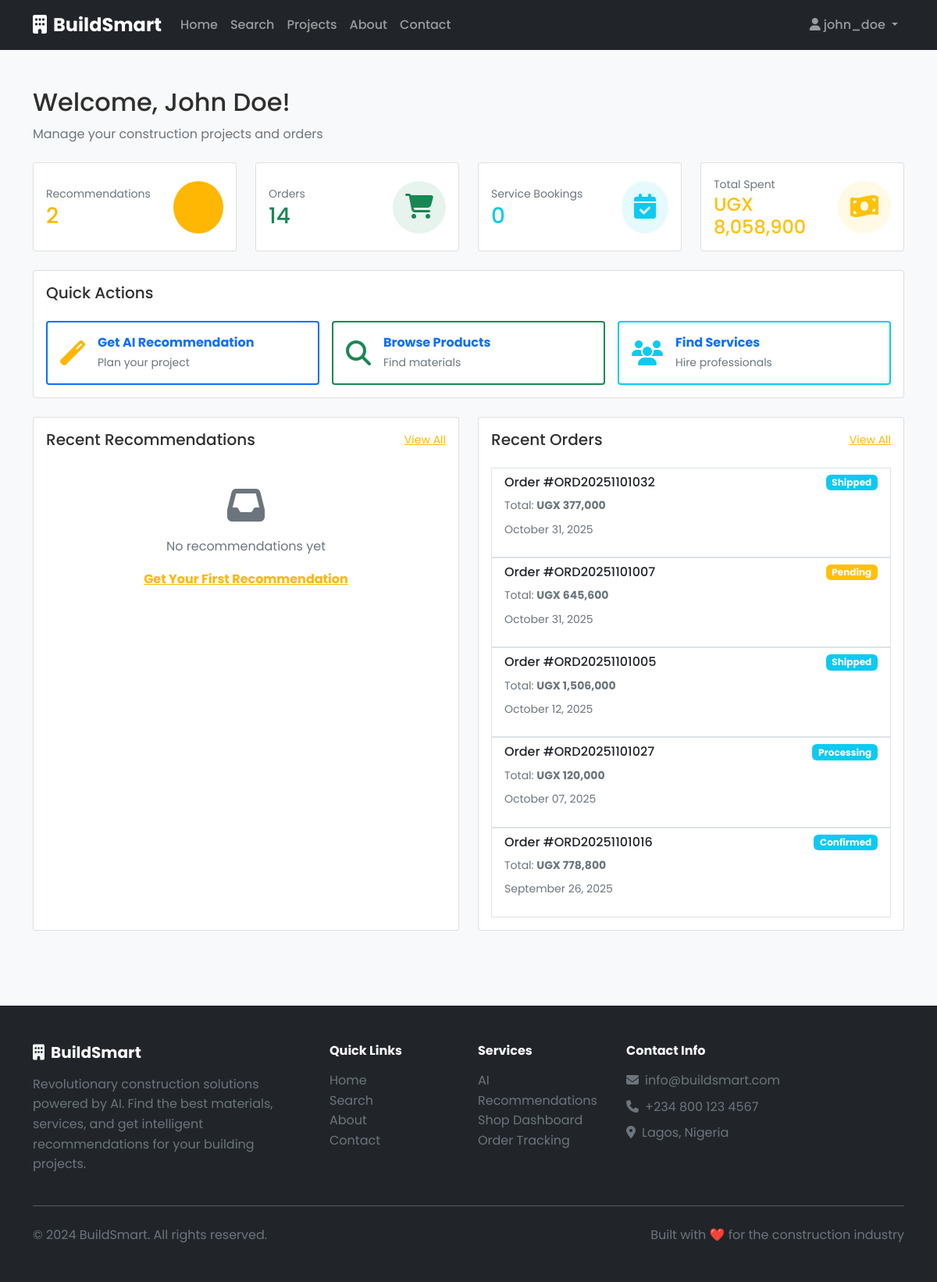
The app's page /user/dashboard (signed in) with its own data.
### app/models/user.py (models this page shows, shortened)
class User(UserMixin, db.Model):
    __tablename__ = 'users'
    id = db.Column(db.Integer, primary_key=True)
    username = db.Column(db.String(80), unique=True, nullable=False)
    email = db.Column(db.String(120), unique=True, nullable=False)
    password_hash = db.Column(db.String(128), nullable=False)
    full_name = db.Column(db.String(100))
    phone = db.Column(db.String(20))
    address = db.Column(db.Text)
    latitude = db.Column(db.Float)
    longitude = db.Column(db.Float)
    user_type = db.Column(db.String(20), default='customer')  # customer, shop_owner, service_provider
    is_active = db.Column(db.Boolean, default=True)
    is_verified = db.Column(db.Boolean, default=False)
    created_at = db.Column(db.DateTime, default=datetime.utcnow)
    updated_at = db.Column(db.DateTime, default=datetime.utcnow, onupdate=datetime.utcnow)
    shops = db.relationship('Shop', backref='owner', lazy=True)
    services = db.relationship('Service', backref='provider', lazy=True)
    orders = db.relationship('Order', backref='customer', lazy=True)
    recommendations = db.relationship('Recommendation', backref='user', lazy=True)

### app/models/order.py (models this page shows, shortened)
class Order(db.Model):
    __tablename__ = 'orders'
    id = db.Column(db.Integer, primary_key=True)
    order_number = db.Column(db.String(20), unique=True, nullable=False)
    status = db.Column(db.String(20), default='pending')  # pending, confirmed, processing, shipped, delivered, cancelled
    total_amount = db.Column(db.Numeric(10, 2), nullable=False)
    delivery_address = db.Column(db.Text)
    delivery_notes = db.Column(db.Text)
    payment_status = db.Column(db.String(20), default='pending')  # pending, paid, failed, refunded
    payment_method = db.Column(db.String(50))
    created_at = db.Column(db.DateTime, default=datetime.utcnow)
    updated_at = db.Column(db.DateTime, default=datetime.utcnow, onupdate=datetime.utcnow)
    customer_id = db.Column(db.Integer, db.ForeignKey('users.id'), nullable=False)
    shop_id = db.Column(db.Integer, db.ForeignKey('shops.id'), nullable=False)
    items = db.relationship('OrderItem', backref='order', lazy=True, cascade='all, delete-orphan')

### app/blueprints/user/routes.py (the view)
@user_bp.route('/dashboard')
@login_required
def dashboard():
    recent_orders = Order.query.filter_by(customer_id=current_user.id)\
                              .order_by(Order.created_at.desc())\
                              .limit(5).all()
    saved_recommendations = Recommendation.query.filter_by(
        user_id=current_user.id,
        is_saved=True
    ).order_by(Recommendation.created_at.desc()).limit(5).all()
    total_orders = Order.query.filter_by(customer_id=current_user.id).count()
    total_recommendations = Recommendation.query.filter_by(user_id=current_user.id).count()
    total_spent = db.session.query(db.func.sum(Order.total_amount))\
                           .filter_by(customer_id=current_user.id).scalar() or 0
    stats = {
        'total_orders': total_orders,
        'total_recommendations': total_recommendations,
        'total_bookings': 0,  # Placeholder for future service bookings
        'total_spent': float(total_spent)
    }
    return render_template('user/dashboard.html',
                         recent_orders=recent_orders,
                         saved_recommendations=saved_recommendations,
                         stats=stats)

### app/templates/user/dashboard.html (shortened to what this page needs)
{% extends "base.html" %}
{% block content %}
<div class="container py-5">
    <div class="mb-4">
        <h1 class="h2">Welcome, {{ current_user.full_name or current_user.username }}!</h1>
        <p class="text-muted">Manage your construction projects and orders</p>
    </div>
    <div class="row g-4 mb-4">
        <div class="col-md-6 col-lg-3">
            <div class="card h-100">
                <div class="card-body d-flex justify-content-between align-items-center">
                    <div>
                        <p class="text-muted small mb-0">Recommendations</p>
                        <h3 class="text-primary mb-0">{{ stats.total_recommendations }}</h3>
                    </div>
                    <div class="bg-primary bg-opacity-10 p-3 rounded-circle">
                        <i class="fas fa-magic text-primary fa-2x"></i>
                    </div>
                </div>
            </div>
        </div>
        <div class="col-md-6 col-lg-3">
            <div class="card h-100">
                <div class="card-body d-flex justify-content-between align-items-center">
                    <div>
                        <p class="text-muted small mb-0">Orders</p>
                        <h3 class="text-success mb-0">{{ stats.total_orders }}</h3>
                    </div>
                    <div class="bg-success bg-opacity-10 p-3 rounded-circle">
                        <i class="fas fa-shopping-cart text-success fa-2x"></i>
                    </div>
                </div>
            </div>
        </div>
        <div class="col-md-6 col-lg-3">
            <div class="card h-100">
                <div class="card-body d-flex justify-content-between align-items-center">
                    <div>
                        <p class="text-muted small mb-0">Service Bookings</p>
                        <h3 class="text-info mb-0">{{ stats.total_bookings }}</h3>
                    </div>
                    <div class="bg-info bg-opacity-10 p-3 rounded-circle">
                        <i class="fas fa-calendar-check text-info fa-2x"></i>
                    </div>
                </div>
            </div>
        </div>
        <div class="col-md-6 col-lg-3">
            <div class="card h-100">
                <div class="card-body d-flex justify-content-between align-items-center">
                    <div>
                        <p class="text-muted small mb-0">Total Spent</p>
                        <h4 class="text-warning mb-0">UGX {{ "{:,.0f}".format(stats.total_spent) }}</h4>
                    </div>
                    <div class="bg-warning bg-opacity-10 p-3 rounded-circle">
                        <i class="fas fa-money-bill-wave text-warning fa-2x"></i>
                    </div>
                </div>
            </div>
        </div>
    </div>
    <div class="card mb-4">
        <div class="card-body">
            <h2 class="h5 mb-4">Quick Actions</h2>
            <div class="row g-3">
                <div class="col-md-4">
                    <a href="{{ url_for('user.recommendations') }}" class="card text-decoration-none border-2 border-primary border-opacity-25 h-100">
                        <div class="card-body">
                            <div class="d-flex align-items-center">
                                <i class="fas fa-magic text-primary fa-2x me-3"></i>
                                <div>
                                    <h6 class="fw-bold mb-1">Get AI Recommendation</h6>
                                    <p class="text-muted small mb-0">Plan your project</p>
                                </div>
                            </div>
                        </div>
                    </a>
                </div>
                <div class="col-md-4">
                    <a href="{{ url_for('main.search') }}" class="card text-decoration-none border-2 border-success border-opacity-25 h-100">
                        <div class="card-body">
                            <div class="d-flex align-items-center">
                                <i class="fas fa-search text-success fa-2x me-3"></i>
                                <div>
                                    <h6 class="fw-bold mb-1">Browse Products</h6>
                                    <p class="text-muted small mb-0">Find materials</p>
                                </div>
                            </div>
                        </div>
                    </a>
                </div>
                <div class="col-md-4">
                    <a href="{{ url_for('main.search') }}" class="card text-decoration-none border-2 border-info border-opacity-25 h-100">
                        <div class="card-body">
                            <div class="d-flex align-items-center">
                                <i class="fas fa-users text-info fa-2x me-3"></i>
                                <div>
                                    <h6 class="fw-bold mb-1">Find Services</h6>
                                    <p class="text-muted small mb-0">Hire professionals</p>
                                </div>
                            </div>
                        </div>
                    </a>
                </div>
            </div>
        </div>
    </div>
    <div class="row g-4">
        <div class="col-lg-6">
            <div class="card h-100">
                <div class="card-body">
                    <div class="d-flex justify-content-between align-items-center mb-4">
                        <h2 class="h5 mb-0">Recent Recommendations</h2>
                        <a href="{{ url_for('user.recommendations') }}" class="text-primary small">View All</a>
                    </div>
                    {% if saved_recommendations %}
                    <div class="list-group list-group-flush">
                        {% for rec in saved_recommendations %}
                        <div class="list-group-item border">
                            <div class="d-flex justify-content-between align-items-start mb-2">
                                <h6 class="mb-0">{{ rec.project_type.replace('_', ' ')|title }}</h6>
                                <span class="badge bg-info">Saved</span>
                            </div>
                            <p class="text-muted small mb-2">
                                {% if rec.total_estimated_cost %}
                                Estimated Cost: <strong class="text-success">UGX {{ "{:,.0f}".format(rec.total_estimated_cost) }}</strong>
                                {% else %}
                                <span class="text-muted">Cost estimation pending</span>
                                {% endif %}
                            </p>
                            <p class="text-muted small">{{ rec.created_at.strftime('%B %d, %Y') }}</p>
                            <a href="{{ url_for('user.recommendations') }}" class="text-primary small">
                                View Details <i class="fas fa-arrow-right ms-1"></i>
                            </a>
                        </div>
                        {% endfor %}
                    </div>
                    {% else %}
                    <div class="text-center py-4">
                        <i class="fas fa-inbox text-muted fa-3x mb-3"></i>
                        <p class="text-muted mb-3">No recommendations yet</p>
                        <a href="{{ url_for('user.recommendations') }}" class="text-primary fw-bold">
                            Get Your First Recommendation
                        </a>
                    </div>
                    {% endif %}
                </div>
            </div>
        </div>
        <div class="col-lg-6">
            <div class="card h-100">
                <div class="card-body">
                    <div class="d-flex justify-content-between align-items-center mb-4">
                        <h2 class="h5 mb-0">Recent Orders</h2>
                        <a href="{{ url_for('user.orders') }}" class="text-primary small">View All</a>
                    </div>
                    {% if recent_orders %}
                    <div class="list-group list-group-flush">
                        {% for order in recent_orders %}
                        <div class="list-group-item border">
                            <div class="d-flex justify-content-between align-items-start mb-2">
                                <h6 class="mb-0">Order #{{ order.order_number }}</h6>
                                <span class="badge bg-{{ 'success' if order.status == 'delivered' else 'warning' if order.status == 'pending' else 'danger' if order.status == 'cancelled' else 'info' }}">
                                    {{ order.status|title }}
                                </span>
                            </div>
                            <p class="text-muted small mb-2">
                                Total: <strong>UGX {{ "{:,.0f}".format(order.total_amount) }}</strong>
                            </p>
                            <p class="text-muted small">{{ order.created_at.strftime('%B %d, %Y') }}</p>
                        </div>
                        {% endfor %}
                    </div>
                    {% endif %}
                </div>
            </div>
        </div>
    </div>
</div>
{% endblock %}

### app/templates/components/navbar.html (shortened to what this page needs)
<nav class="navbar navbar-expand-lg navbar-dark bg-dark">
    <div class="container">
        <a class="navbar-brand fw-bold" href="{{ url_for('main.index') }}">
            <i class="fas fa-building me-2"></i>BuildSmart
        </a>
        <div class="collapse navbar-collapse" id="navbarNav">
            <ul class="navbar-nav me-auto">
                <li class="nav-item">
                    <a class="nav-link" href="{{ url_for('main.index') }}">Home</a>
                </li>
                <li class="nav-item">
                    <a class="nav-link" href="{{ url_for('main.search') }}">Search</a>
                </li>
                <li class="nav-item">
                    <a class="nav-link" href="{{ url_for('main.projects') }}">Projects</a>
                </li>
                <li class="nav-item">
                    <a class="nav-link" href="{{ url_for('main.about') }}">About</a>
                </li>
                <li class="nav-item">
                    <a class="nav-link" href="{{ url_for('main.contact') }}">Contact</a>
                </li>
            </ul>
            <ul class="navbar-nav">
                {% if current_user.is_authenticated %}
                    <li class="nav-item dropdown">
                        <a class="nav-link dropdown-toggle" href="#" id="navbarDropdown" role="button" data-bs-toggle="dropdown">
                            <i class="fas fa-user me-1"></i>{{ current_user.username }}
                        </a>
                    </li>
                {% endif %}
            </ul>
        </div>
    </div>
</nav>

### app/static/css/custom.css (style rules this page uses)
:root { --primary-yellow: #FFB703; --accent-orange: #FB8500; --charcoal-gray: #2F2F2F; --bg-light: #F8F9FA; --primary-color: var(--primary-yellow); --secondary-color: #6c757d; --success-color: #198754; --warning-color: #ffc107; --danger-color: #dc3545; --light-color: var(--bg-light); --dark-color: var(--charcoal-gray); }
body { font-family: 'Poppins', -apple-system, BlinkMacSystemFont, 'Segoe UI', Roboto, Inter, 'Helvetica Neue', Arial, sans-serif; line-height: 1.6; color: var(--dark-color); background-color: var(--light-color); }
.card { transition: transform 0.2s ease-in-out, box-shadow 0.2s ease-in-out; }
.navbar-brand { font-size: 1.5rem; font-weight: bold; }
.navbar-nav .nav-link { font-weight: 500; transition: color 0.2s ease-in-out; }
.text-primary { color: var(--primary-color) !important; }
.bg-primary { background-color: var(--primary-color) !important; }
.badge { border-radius: 6px; }

### records on screen
User: username "john_doe", full_name "John Doe"
Order: order_number "ORD20251101032", status "Shipped", total_amount "377,000", created_at "October 31, 2025"
Order: order_number "ORD20251101007", status "Pending", total_amount "645,600", created_at "October 31, 2025"
Order: order_number "ORD20251101005", status "Shipped", total_amount "1,506,000", created_at "October 12, 2025"
Order: order_number "ORD20251101027", status "Processing", total_amount "120,000", created_at "October 07, 2025"
Order: order_number "ORD20251101016", status "Confirmed", total_amount "778,800", created_at "September 26, 2025"

### other values on screen
{{ stats.total_recommendations }} "2"
{{ stats.total_orders }} "14"
{{ stats.total_bookings }} "0"
{{ "{:,.0f}".format(stats.total_spent) }} "8,058,900"
